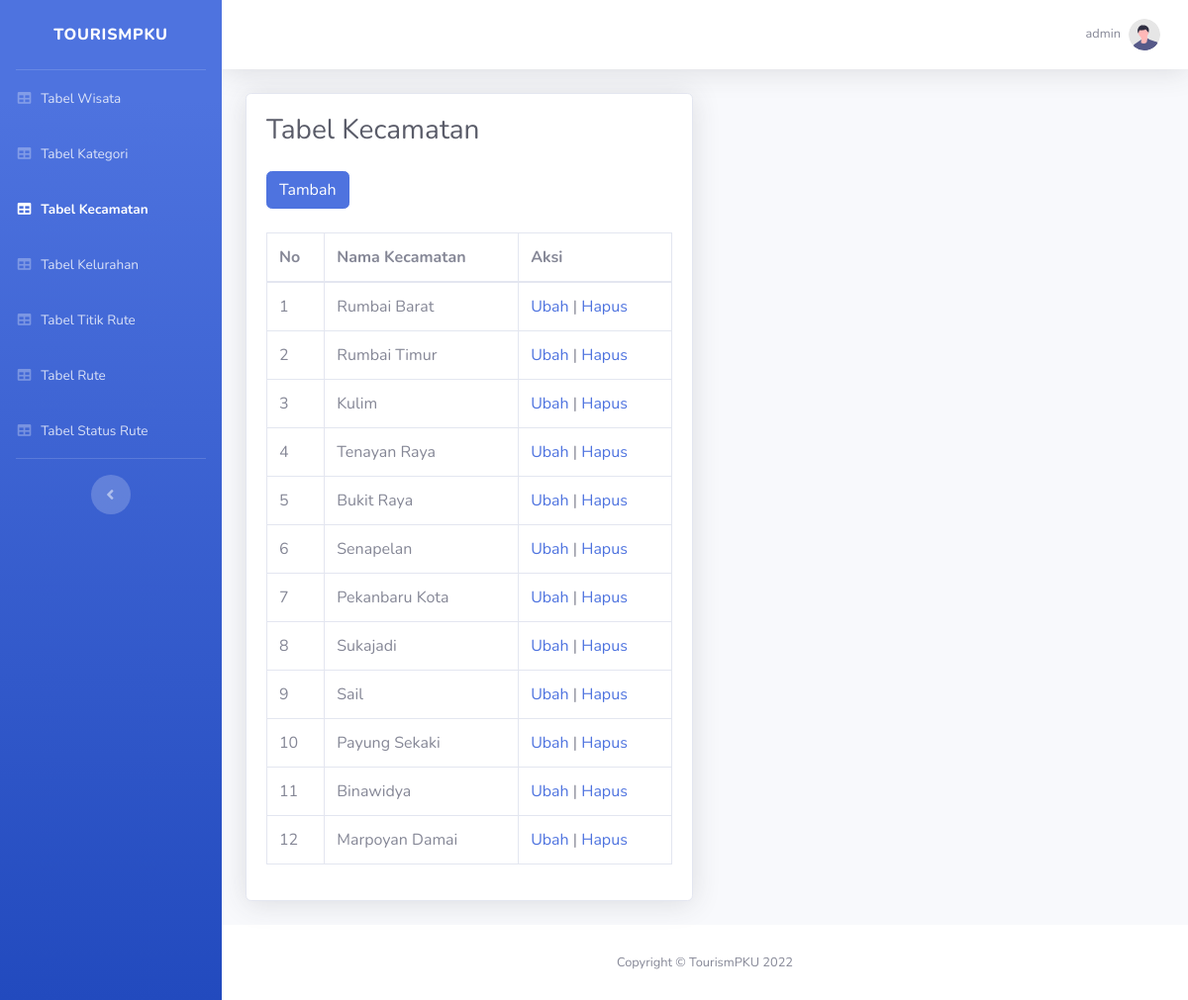
The app's page /index.php/kecamatan with its own data.
### tables this page shows
CREATE TABLE `kecamatan` (
  `id` int(11) NOT NULL,
  `nama` varchar(255) NOT NULL
);

### application/helpers/my_helper.php (called while the page is built, shortened)
<?php if (!defined('BASEPATH')) exit('No direct script access allowed');
function loadViews($self, $route, $data)
{
    $self->load->view('template/header', $data);
    $self->load->view($route);
}

### application/controllers/Kecamatan.php (called while the page is built, shortened)
<?php
class Kecamatan extends CI_Controller
{
	public function index()
	{
		$listKecamatan = $this->Kecamatan_model->get_all();
		$data = [
			"title" => "Table Kecamatan",
			"active" => "kecamatan",
			"listKecamatan" => $listKecamatan,
		];
		loadViews($this, 'kecamatan/index', $data);
	}
}

### index.php (called while the page is built, shortened)
<?php
require_once BASEPATH.'core/CodeIgniter.php';

### application/models/Kecamatan_model.php (called while the page is built, shortened)
<?php
class Kecamatan_model extends CI_Model
{
    private $table = "kecamatan";
    function get_all()
    {
        return $this->db->get($this->table)->result();
    }
}

### application/views/kecamatan/index.php (the view)
<div class="container-fluid">
    <div class="row">
        <div class="col-md-12 col-lg-12 col-xl-6">
            <div class="card shadow mb-4">
                <div class="card-body">
                    <h1 class="h3 mb-4 text-dark">Tabel Kecamatan</h1>
                    <a href="<?= site_url('kecamatan/tambah') ?>" class="btn btn-primary mb-4">Tambah</a>
                    <div class="table-responsive">
                        <table class="table table-bordered" id="table-kecamatan" width="100%" cellspacing="0">
                            <thead>
                                <tr>
                                    <th>No</th>
                                    <th>Nama Kecamatan</th>
                                    <th>Aksi</th>
                                </tr>
                            </thead>
                            <tbody>
                                <?php $no = 1; ?>
                                <?php foreach ($listKecamatan as $kecamatan) : ?>
                                    <tr>
                                        <td><?= $no++ ?></td>
                                        <td><?= $kecamatan->nama ?></td>
                                        <td><a href="<?= site_url('kecamatan/ubah/' . $kecamatan->id) ?>">Ubah</a> |
                                            <a href="<?= site_url('kecamatan/hapus/' . $kecamatan->id) ?>" onclick="return confirm('Apakah anda yakin ingin menghapus data ini?');">Hapus</a>
                                        </td>
                                    </tr>
                                <?php endforeach; ?>
                            </tbody>
                        </table>
                    </div>
                </div>
            </div>
        </div>
    </div>
</div>

### records on screen
kecamatan: nama "Rumbai Barat"
kecamatan: nama "Rumbai Timur"
kecamatan: nama "Kulim"
kecamatan: nama "Tenayan Raya"
kecamatan: nama "Bukit Raya"
kecamatan: nama "Senapelan"
kecamatan: nama "Pekanbaru Kota"
kecamatan: nama "Sukajadi"
kecamatan: nama "Sail"
kecamatan: nama "Payung Sekaki"
kecamatan: nama "Binawidya"
kecamatan: nama "Marpoyan Damai"
